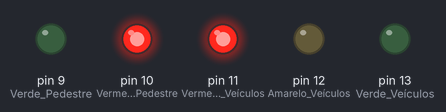
Recording of a sketch running on a simulated Arduino Uno, built with avr-gcc and run on an emulated ATmega328P. Parts: output pins drawn as LEDs (lit = HIGH).

Above: at 1.5 s.
At 4.5 s:
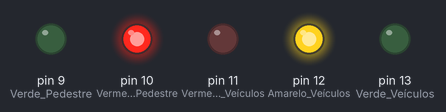
At 8.5 s:
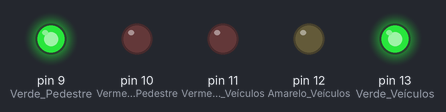
At 11.2 s:
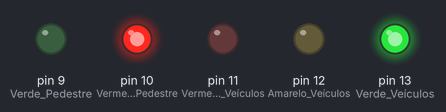
At 13.7 s:
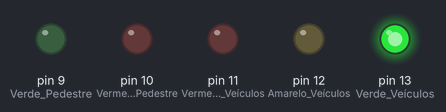
Timing chart, 0 to 18.2 s (numbered marks = the images above):
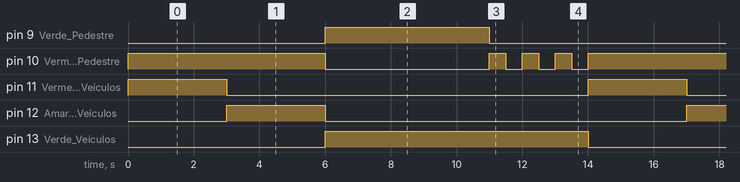

The sketch:

semaforo.ino
```cpp
//Projeto semaforo

void setup() {
   //  Configurando pinos de LEDS de saída
   pinMode(9, OUTPUT);  // Verde Pedestre
   pinMode(10, OUTPUT);  // Vermelho Pedestre
   pinMode(11, OUTPUT);  // Vermelho Veículos
   pinMode(12, OUTPUT);  // Amarelo Veículos
   pinMode(13, OUTPUT);  // Verde Veículos
}

void loop() {
  //  Sinal Pedestre Fechado
  digitalWrite(9, LOW);
  digitalWrite(10, HIGH);
  //  Sinal Veículo aberto
  digitalWrite(11, HIGH);
  digitalWrite(12, LOW);
  digitalWrite(13, LOW);
  delay(3000);

  // Sinal fechando
  digitalWrite(11, LOW);
  digitalWrite(12, HIGH);
  digitalWrite(13, LOW);
  delay(3000);

  //Sinal fechado
  digitalWrite(11, LOW);
  digitalWrite(12, LOW);
  digitalWrite(13, HIGH);
  //  Sinal Pedestre Aberto
  digitalWrite(9, HIGH);
  digitalWrite(10, LOW);
  delay(5000);

  //Sinal Piscante para o pedestre quando estiver para fechar
  digitalWrite(9, LOW);
  digitalWrite(10, HIGH);
  delay(500);
  digitalWrite(10, LOW);
  delay(500);
  digitalWrite(10, HIGH);
  delay(500);
  digitalWrite(10, LOW);
  delay(500);
  digitalWrite(10, HIGH);
  delay(500);
  digitalWrite(10, LOW);
  delay(500);
}
```

Measured:
- by itself, pin 9 (Verde_Pedestre): alternates HIGH for 5.0 s and LOW for 9.0 s
- by itself, pin 10 (Vermelho_Pedestre): repeats every 14.0 s: LOW 5.0 s, 3 × (HIGH 0.50 s, LOW 0.50 s), HIGH 6.0 s
- by itself, pin 11 (Vermelho_Veículos), pin 12 (Amarelo_Veículos): alternates HIGH for 3.0 s and LOW for 11.0 s
- by itself, pin 13 (Verde_Veículos): alternates HIGH for 8.0 s and LOW for 6.0 s
